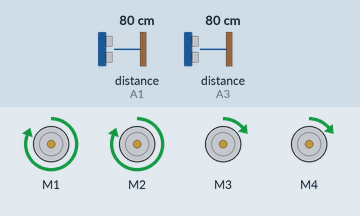
Recording of a sketch running on a simulated Arduino Uno, built with avr-gcc and run on an emulated ATmega328P. On the bench: 4 × DC motor (green arrow = forward, orange = backward, longer = faster). Wiring (inferred from the names in the program): 2 × ultrasonic range finder: trigger A0, echo A1 / trigger A2, echo A3. The test bench sets the inputs (shaded band); at power-on: distance to the obstacle (sensors on A1, A3) 80 cm. The echo pulse lasts 58.3 µs per cm.

Above: at 2.2 s.
2.3 s: distance to the obstacle (sensor on A1) set to 2 cm
At 3.5 s:
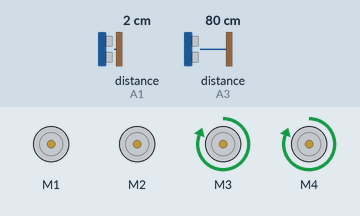
3.8 s: distance to the obstacle (sensor on A1) set to 24 cm
5.3 s: distance to the obstacle (sensor on A1) set to 30 cm
At 5.7 s:
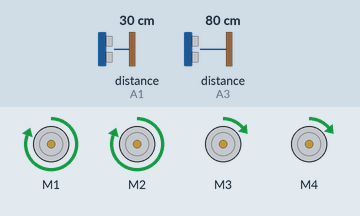
6.8 s: distance to the obstacle (sensor on A3) set to 2 cm
At 7.7 s:
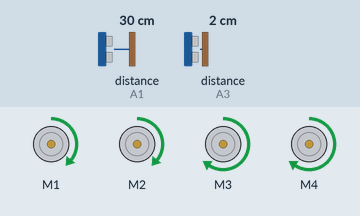
8.4 s: distance to the obstacle (sensor on A3) set to 4 cm
At 9.1 s:
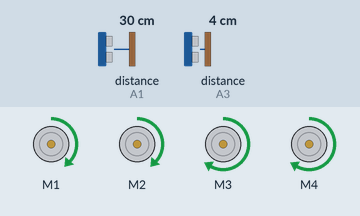
10.0 s: distance to the obstacle (sensor on A3) set to 9 cm
At 10.8 s:
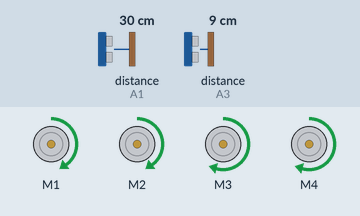
Timing chart, 0 to 12.6 s (numbered marks = the images above; inputs shaded):
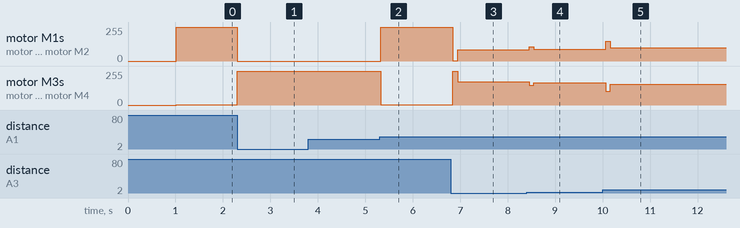

Measured:
- the behaviour switches between 26 and 27 cm on distance to the obstacle (sensor on A1) (found by bisection; images 1 and 2)
- after the input at 2.3 s, motor M1, motor M2: forward 255/255 → stopped at once; motor M3, motor M4: forward 1/255 → forward 255/255 at once
- after the input at 3.8 s, every drawn part: stays the same
- after the input at 5.3 s, motor M1, motor M2: stopped → forward 255/255 at once; motor M3, motor M4: forward 255/255 → forward 1/255 at once
- after the input at 6.8 s, motor M1, motor M2: forward 255/255 → forward 1/255 after 0.05 s, → forward 83/255 0.10 s later; motor M3, motor M4: forward 1/255 → forward 255/255 after 0.05 s, → forward 173/255 0.10 s later
- after the input at 8.4 s, motor M1, motor M2: forward 83/255 → forward 108/255 after 0.05 s, → forward 88/255 0.10 s later; motor M3, motor M4: forward 173/255 → forward 148/255 after 0.05 s, → forward 168/255 0.10 s later
- after the input at 10.0 s, motor M1, motor M2: forward 88/255 → forward 150/255 after 0.06 s, → forward 100/255 0.10 s later; motor M3, motor M4: forward 168/255 → forward 105/255 after 0.06 s, → forward 155/255 0.10 s later

The sketch:

sketch_jul2a.ino
```cpp
#include <PID_v1.h>
#include <AFMotor.h>

// Distance Sensor
#define trigPin_F A0    // Define the digital pin for the trigger pin of the SRF04 sensor
#define echoPin_F A1   // Define the digital pin for the echo pin of the SRF04 sensor
#define trigPin_R A2    // Define the digital pin for the trigger pin of the SRF04 sensor
#define echoPin_R A3   // Define the digital pin for the echo pin of the SRF04 sensor

// MotorDC Initialize
#define BASE_SPEED 128
const int MOTOR_1 = 1;
const int MOTOR_2 = 2;
const int MOTOR_3 = 3;
const int MOTOR_4 = 4;

AF_DCMotor motor1(MOTOR_1, MOTOR12_64KHZ); // create motor object, 64KHz pwm
AF_DCMotor motor2(MOTOR_2, MOTOR12_64KHZ); // create motor object, 64KHz pwm
AF_DCMotor motor3(MOTOR_3, MOTOR12_64KHZ); // create motor object, 64KHz pwm
AF_DCMotor motor4(MOTOR_4, MOTOR12_64KHZ); // create motor object, 64KHz pwm
//===============================================================================
//  Initialization
//===============================================================================

// PID parameters
double Setpoint, Input, Output;
double last_right_distance;

// PID instance
double Kp=2.5, Ki=0.0, Kd=1;
PID myPID(&Input, &Output, &Setpoint, Kp, Ki, Kd, DIRECT);

// Desired distance from the wall (in cm)
int maxForwardDist = 25;

void setup() {

  // Ultrasonic Sensor Pins
  pinMode(trigPin_F, OUTPUT);
  pinMode(echoPin_F, INPUT);
  pinMode(trigPin_R, OUTPUT);
  pinMode(echoPin_R, INPUT);

  Input = getDistance(trigPin_R, echoPin_R);
  Setpoint = 20;

  //turn the PID on
  myPID.SetMode(AUTOMATIC);
  myPID.SetOutputLimits(-127, 127);

  // Motors Base Speed
  setSpeed(BASE_SPEED, BASE_SPEED);
  delay(1000);
}

void loop() {
  controlDistance();
}


void controlDistance(){
  double distance_forward = getDistance(trigPin_F, echoPin_F);

   if (distance_forward > maxForwardDist){
    Input = getDistance(trigPin_R, echoPin_R);

    // Compute PID output
    myPID.Compute();

// Adjust motor speeds based on PID output
    int rightWeelsSpeed = constrain(BASE_SPEED + Output, 0, 255);
    int leftWeelsSpeed = constrain(BASE_SPEED - Output, 0, 255);
    // Set motor speeds
    setSpeed(leftWeelsSpeed, rightWeelsSpeed);

    moveForward();
  }
  else{
    turnLeft();
  }
  return Output;
}

void setSpeed(int leftWeelsSpeed, int rightWeelsSpeed){
  motor1.setSpeed(leftWeelsSpeed);          // set the motor speed to 0-255
  motor2.setSpeed(leftWeelsSpeed);
  motor3.setSpeed(rightWeelsSpeed);
  motor4.setSpeed(rightWeelsSpeed);
}

void moveForward() {
  motor1.run(FORWARD);  // move forward
  motor2.run(FORWARD);
  motor3.run(FORWARD);
  motor4.run(FORWARD);
}

void turnLeft(){
  setSpeed(0, 255);
  motor1.run(RELEASE);   // turn left
  motor2.run(RELEASE);
  motor3.run(FORWARD);
  motor4.run(FORWARD);
  delay(250);
}

double getDistance(int trigpin1, int echopin1) {
  // Send a 10us pulse to trigger pin
  digitalWrite(trigpin1, LOW);
  delayMicroseconds(2);
  digitalWrite(trigpin1, HIGH);
  delayMicroseconds(10);
  digitalWrite(trigpin1, LOW);

  // Read the echo pin and calculate the distance
  long duration = pulseIn(echopin1, HIGH);
  double distance = duration / 58;
  return distance;
}
```
